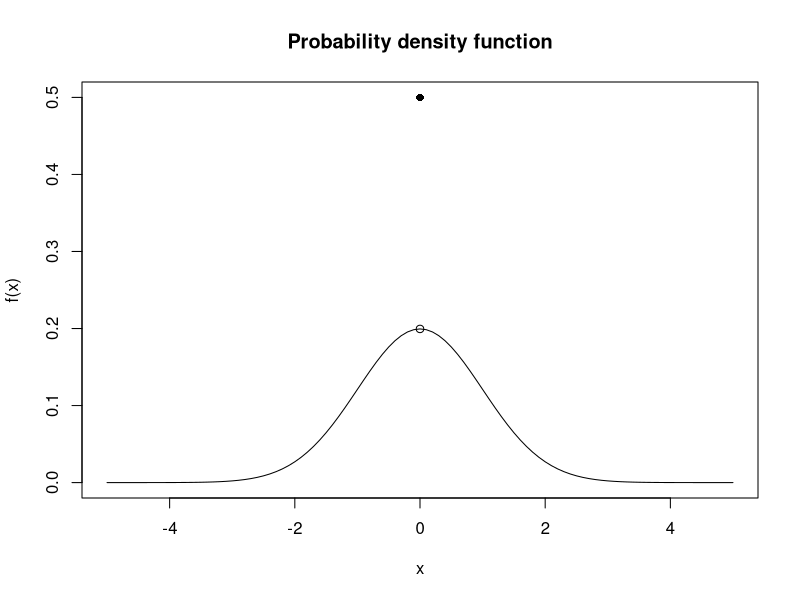

Generate this figure with R:

prob <- c()
x<- seq(-5,5,by = 0.1)

for(i in 1:length(x)){
  prob[i] <- (1/2)*(1/sqrt(2*pi)*exp(-(1/2)*(x[i]^2)))
}

plot(x,prob, type = 'l', xlim = c(-5,5), ylim = c(0,0.5), ann = FALSE)
points(0, 1/2, col = "black",pch=16)
points(0, (1/2)*(1/sqrt(2*pi)*exp(-(1/2)*(0^2))))
title(main = 'Probability density function', xlab = "x", ylab = "f(x)")